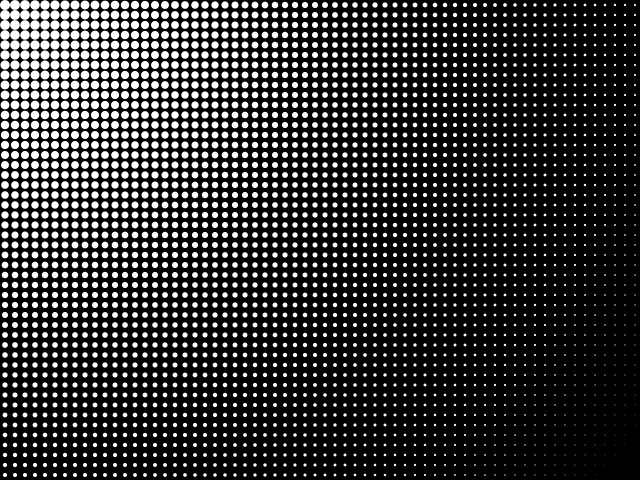
Frame 1 (no input)
Frame 60 (the mouse pressed at the canvas centre just before this capture): identical to frame 1, image omitted
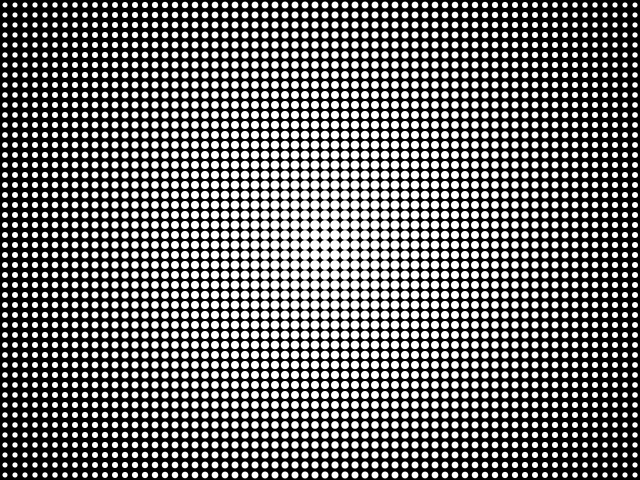
Frame 120 (the mouse held since frame 60 and released just before this capture)

The Processing sketch that drew these frames (run headless with seeded random() and noise(); from frame 60 on, the mouse is pressed at the canvas centre):

// Processing sketch: mouseBlobs
// ── mouseBlobs.pde
float fMaxDist, fMaxRad; 
color cBg, cFill;

void setup() {
  size(640,480);
  
  fMaxDist = dist(0,0,width,height);
  fMaxRad = 10; //circles are 20px wide
  
  cBg = color(#000000);
  cFill = color(#ffffff);
  
  noStroke();
  fill(cFill);
}

void draw() {
  background(cBg);
  
  for(int i=0;i<width/fMaxRad;i++) {
    for(int j=0;j<height/fMaxRad;j++) {
      float fDist = dist(mouseX,mouseY,i*fMaxRad,j*fMaxRad);
      float fRad = (1-(fDist/fMaxDist))*fMaxRad;
      ellipse((i*fMaxRad)+fMaxRad/2,(j*fMaxRad)+fMaxRad/2,fRad,fRad);
    }
  }
}
